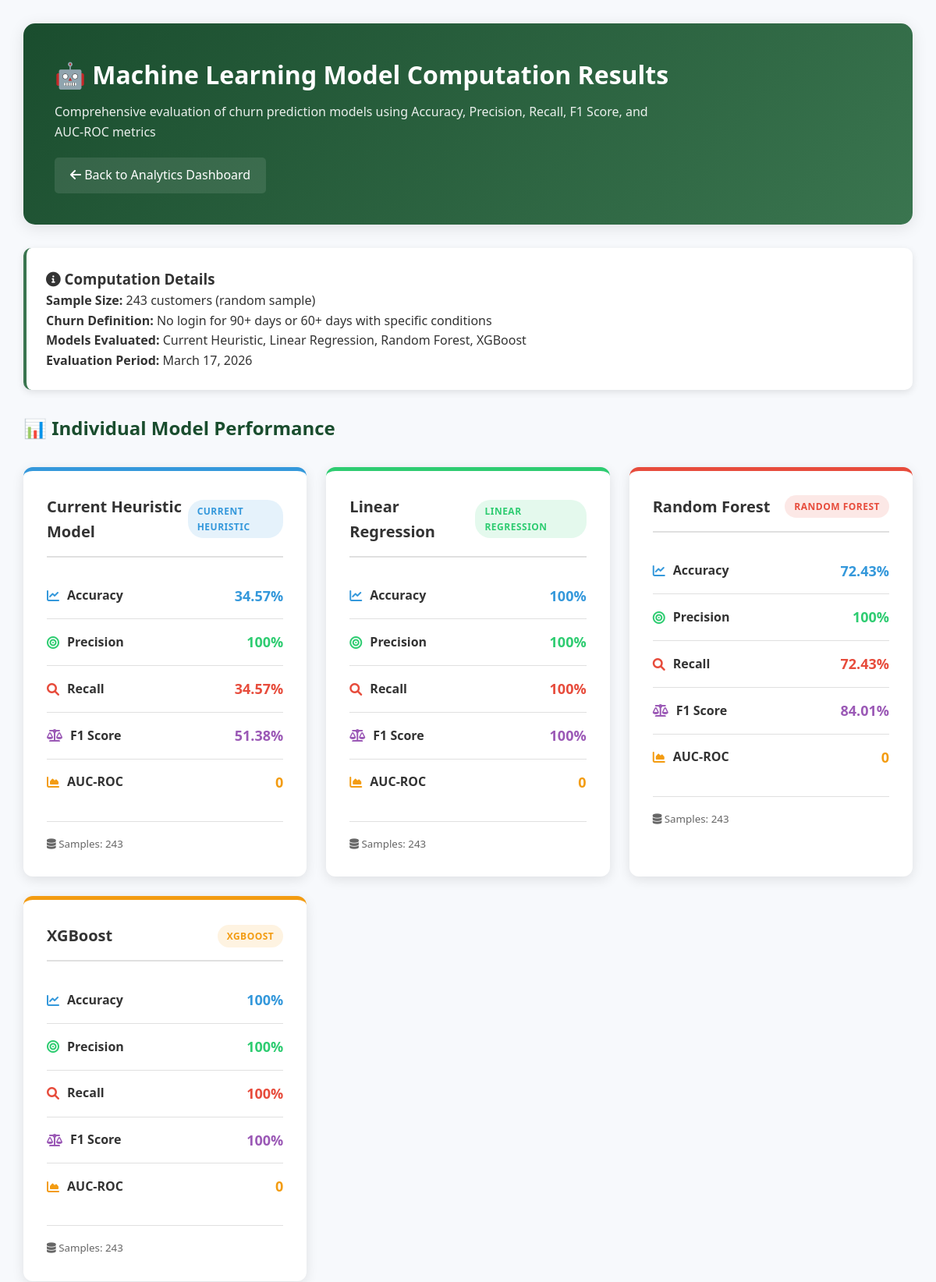
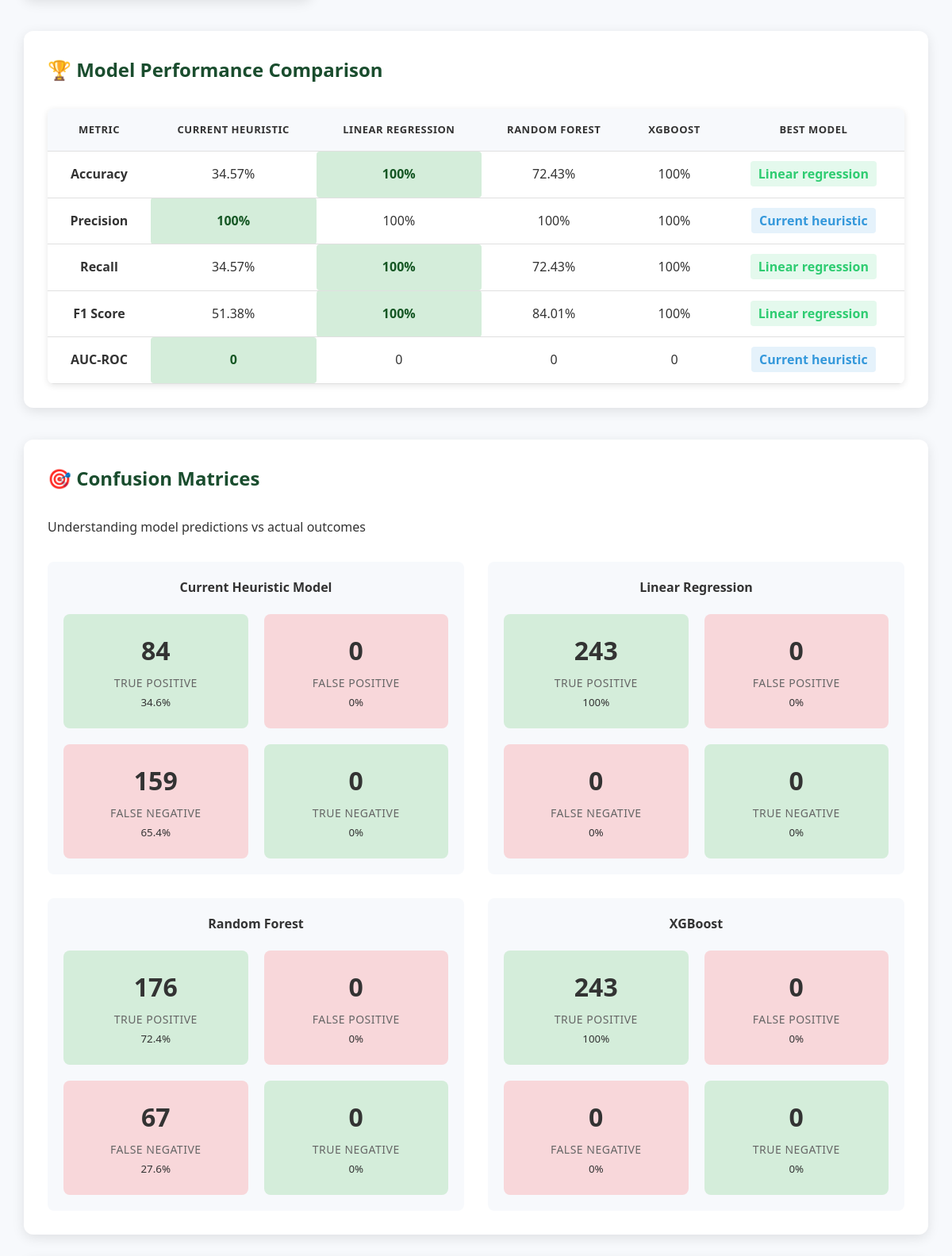
Page /admin/computation_2.php (signed in, upper part) on the committed database (2 pictures, top to bottom).
### tables this page shows
CREATE TABLE `users` (
  `user_id` int(11) NOT NULL,
  `full_name` varchar(100) NOT NULL,
  `email` varchar(100) NOT NULL,
  `password_hash` varchar(255) NOT NULL,
  `phone` varchar(20) DEFAULT NULL,
  `gender` enum('male','female','other','prefer_not_to_say') DEFAULT NULL,
  `birth_date` date DEFAULT NULL,
  `address` varchar(255) DEFAULT NULL,
  `city` varchar(100) DEFAULT NULL,
  `province` varchar(100) DEFAULT NULL,
  `zip_code` varchar(10) DEFAULT NULL,
  `membership_type` enum('regular','sidc_member','non_member') DEFAULT 'regular',
  `role` enum('customer','admin') DEFAULT 'customer',
  `created_at` timestamp NOT NULL DEFAULT current_timestamp(),
  `updated_at` timestamp NULL DEFAULT NULL ON UPDATE current_timestamp(),
  `terms_accepted_at` timestamp NULL DEFAULT NULL,
  `login_streak` int(11) DEFAULT 0,
  `last_login_date` date DEFAULT NULL,
  `streak_updated_today` tinyint(1) DEFAULT 0,
  `points` int(11) DEFAULT 0,
  `daily_spins` int(11) DEFAULT 0,
  `last_spin_date` date DEFAULT NULL,
  `email_verified` tinyint(1) DEFAULT 0,
  `verified_at` datetime DEFAULT NULL,
  `verification_otp` varchar(6) DEFAULT NULL,
  `otp_expiry` datetime DEFAULT NULL,
  `otp_attempts` int(11) DEFAULT 0,
  `otp_requested_at` datetime DEFAULT NULL
);

### admin/computation_2.php (the view, shortened to what the rows shown need)
<?php
require_once '../include/config.php';
function calculateChurnProbability($user_data, $order_data, $abandoned_carts, $spin_data) {
    $login_factor = 0;
    if ($user_data['last_login_date'] === null) {
        $login_factor = 1.0;
    } else {
        $days_since_login = (int)$user_data['days_since_login'];
        if ($days_since_login > 30) $login_factor = 0.9;
        elseif ($days_since_login > 21) $login_factor = 0.7;
        elseif ($days_since_login > 14) $login_factor = 0.5;
        elseif ($days_since_login > 7) $login_factor = 0.3;
        else $login_factor = 0.1;
    }
    $order_factor = 0;
    if ($order_data['last_order_date'] === null) {
        $order_factor = 0.8;
    } else {
        $days_since_order = (int)$order_data['days_since_order'];
        if ($days_since_order > 60) $order_factor = 0.9;
        elseif ($days_since_order > 30) $order_factor = 0.7;
        elseif ($days_since_order > 14) $order_factor = 0.4;
        else $order_factor = 0.1;
    }
    $abandoned_factor = $abandoned_carts > 0 ? 0.6 : 0.1;
    $spin_factor = 0;
    if ($spin_data['last_spin_date'] === null) {
        $spin_factor = 0.7;
    } else {
        $days_since_spin = (int)$spin_data['days_since_spin'];
        if ($days_since_spin > 30) $spin_factor = 0.5;
        elseif ($spin_data['daily_spins'] == 0) $spin_factor = 0.3;
        else $spin_factor = 0.1;
    }
    $churn_probability =
        ($login_factor * 0.30) +
        ($order_factor * 0.35) +
        ($abandoned_factor * 0.20) +
        ($spin_factor * 0.15);
    return round($churn_probability, 4);
}
function linearRegressionPrediction($features) {
    $weights = [
        'login_days' => 0.008,
        'order_days' => 0.006,
        'abandoned' => 0.15,
        'spin_days' => 0.005,
    ];
    $bias = 0.1;
    $prediction =
        ($weights['login_days'] * $features['login_days']) +
        ($weights['order_days'] * $features['order_days']) +
        ($weights['abandoned'] * $features['abandoned_carts']) +
        ($weights['spin_days'] * $features['spin_days']) +
        $bias;
    $prediction = 1 / (1 + exp(-$prediction));
    return min(max($prediction, 0), 1);
}
function randomForestPrediction($features) {
    $tree_predictions = [];
    if ($features['login_days'] > 30 && $features['order_days'] > 60) {
        $tree_predictions[] = 0.85;
    } elseif ($features['login_days'] > 14 || $features['order_days'] > 30) {
        $tree_predictions[] = 0.65;
    } else {
        $tree_predictions[] = 0.25;
    }
    if ($features['abandoned_carts'] > 0 && $features['spin_days'] > 30) {
        $tree_predictions[] = 0.90;
    } elseif ($features['abandoned_carts'] > 0 || $features['spin_days'] > 30) {
        $tree_predictions[] = 0.70;
    } else {
        $tree_predictions[] = 0.20;
    }
    $combined_score = ($features['login_days'] / 100) +
                     ($features['order_days'] / 150) +
                     ($features['abandoned_carts'] * 0.2) +
                     ($features['spin_days'] / 100);
    $tree_predictions[] = min($combined_score, 1);
    return array_sum($tree_predictions) / count($tree_predictions);
}
function xgboostPrediction($features) {
    $base_prediction = 0.5;
    for ($i = 0; $i < 3; $i++) {
        if ($i == 0) {
            $contribution = $features['login_days'] > 30 ? 0.15 :
                           ($features['login_days'] > 14 ? 0.08 : 0.02);
        }
        elseif ($i == 1) {
            $contribution = $features['order_days'] > 60 ? 0.20 :
                           ($features['order_days'] > 30 ? 0.10 : 0.03);
        }
        else {
            $contribution = ($features['abandoned_carts'] * 0.15) +
                           ($features['spin_days'] > 30 ? 0.10 : 0.02);
        }
        $learning_rate = 0.3;
        $base_prediction += $learning_rate * $contribution;
    }
    $prediction = 1 / (1 + exp(-$base_prediction));
    return min(max($prediction, 0), 1);
}
function computeMetrics($predictions, $actuals, $threshold = 0.5) {
    $tp = $fp = $tn = $fn = 0;
    foreach ($predictions as $i => $pred_prob) {
        $pred_label = $pred_prob >= $threshold ? 1 : 0;
        $actual_label = $actuals[$i];
        if ($pred_label == 1 && $actual_label == 1) $tp++;
        elseif ($pred_label == 1 && $actual_label == 0) $fp++;
        elseif ($pred_label == 0 && $actual_label == 0) $tn++;
        elseif ($pred_label == 0 && $actual_label == 1) $fn++;
    }
    $total = $tp + $tn + $fp + $fn;
    $accuracy = $total > 0 ? ($tp + $tn) / $total : 0;
    $precision = ($tp + $fp) > 0 ? $tp / ($tp + $fp) : 0;
    $recall = ($tp + $fn) > 0 ? $tp / ($tp + $fn) : 0;
    $f1_score = ($precision + $recall) > 0 ?
                2 * ($precision * $recall) / ($precision + $recall) : 0;
    return [
        'accuracy' => round($accuracy * 100, 2),
        'precision' => round($precision * 100, 2),
        'recall' => round($recall * 100, 2),
        'f1_score' => round($f1_score * 100, 2),
        'confusion_matrix' => [
            'tp' => $tp,
            'fp' => $fp,
            'tn' => $tn,
            'fn' => $fn
        ],
        'total_samples' => $total
    ];
}
function computeAUCROC($predictions, $actuals, $num_thresholds = 100) {
    $tpr = [];
    $fpr = [];
    for ($i = 0; $i <= $num_thresholds; $i++) {
        $threshold = $i / $num_thresholds;
        $tp = $fp = $tn = $fn = 0;
        foreach ($predictions as $j => $pred) {
            $pred_label = $pred >= $threshold ? 1 : 0;
            $actual_label = $actuals[$j];
            if ($pred_label == 1 && $actual_label == 1) $tp++;
            elseif ($pred_label == 1 && $actual_label == 0) $fp++;
            elseif ($pred_label == 0 && $actual_label == 0) $tn++;
            elseif ($pred_label == 0 && $actual_label == 1) $fn++;
        }
        $tpr[$i] = ($tp + $fn) > 0 ? $tp / ($tp + $fn) : 0;
        $fpr[$i] = ($fp + $tn) > 0 ? $fp / ($fp + $tn) : 0;
    }
    $auc = 0;
    for ($i = 1; $i <= $num_thresholds; $i++) {
        $auc += ($fpr[$i] - $fpr[$i-1]) * ($tpr[$i] + $tpr[$i-1]) / 2;
    }
    return round(abs($auc), 4);
}
try {
    $query = "
        SELECT
            u.user_id,
            u.full_name,
            u.email,
            u.membership_type,
            DATEDIFF(CURDATE(), u.last_login_date) as days_since_login,
            u.last_login_date,
            u.login_streak,
            u.points,
            u.daily_spins,
            u.last_spin_date,
            DATEDIFF(CURDATE(), u.last_spin_date) as days_since_spin,
            o.last_order_date,
            DATEDIFF(CURDATE(), o.last_order_date) as days_since_order,
            o.total_orders,
            COALESCE(c.abandoned_carts_count, 0) as abandoned_carts_count,
            CASE
                WHEN u.last_login_date IS NULL THEN 1
                WHEN DATEDIFF(CURDATE(), u.last_login_date) > 90 THEN 1
                WHEN DATEDIFF(CURDATE(), u.last_login_date) > 60 THEN 1
                ELSE 0
            END as is_churned_actual
        FROM users u
        LEFT JOIN (
            SELECT
                user_id,
                MAX(created_at) as last_order_date,
                COUNT(*) as total_orders
            FROM orders
            WHERE status NOT IN ('canceled')
            GROUP BY user_id
        ) o ON u.user_id = o.user_id
        LEFT JOIN (
            SELECT
                c.user_id,
                COUNT(*) as abandoned_carts_count
            FROM carts c
            JOIN cart_items ci ON c.cart_id = ci.cart_id
            WHERE ci.added_at < DATE_SUB(NOW(), INTERVAL 1 DAY)
            AND NOT EXISTS (
                SELECT 1 FROM order_items oi
                JOIN orders ord ON oi.order_id = ord.order_id
                WHERE oi.product_id = ci.product_id
                AND ord.user_id = c.user_id
                AND ord.created_at > ci.added_at
                AND ord.status NOT IN ('canceled')
            )
            GROUP BY c.user_id
        ) c ON u.user_id = c.user_id
        WHERE u.role = 'customer'
        AND u.created_at <= DATE_SUB(CURDATE(), INTERVAL 30 DAY)  -- Customers older than 30 days
        ORDER BY RAND()
        LIMIT 500
    ";
    $stmt = $pdo->prepare($query);
    $stmt->execute();
    $customers = $stmt->fetchAll(PDO::FETCH_ASSOC);
    $current_heuristic_predictions = [];
    $linear_regression_predictions = [];
    $random_forest_predictions = [];
    $xgboost_predictions = [];
    $actual_labels = [];
    foreach ($customers as $customer) {
        $features = [
            'login_days' => $customer['days_since_login'] ?? 0,
            'order_days' => $customer['days_since_order'] ?? 0,
            'abandoned_carts' => $customer['abandoned_carts_count'] ?? 0,
            'spin_days' => $customer['days_since_spin'] ?? 0
        ];
        $user_data = [
            'last_login_date' => $customer['last_login_date'],
            'days_since_login' => $customer['days_since_login']
        ];
        $order_data = [
            'last_order_date' => $customer['last_order_date'],
            'days_since_order' => $customer['days_since_order']
        ];
        $spin_data = [
            'last_spin_date' => $customer['last_spin_date'],
            'days_since_spin' => $customer['days_since_spin'],
            'daily_spins' => $customer['daily_spins']
        ];
        $current_pred = calculateChurnProbability(
            $user_data,
            $order_data,
            $customer['abandoned_carts_count'],
            $spin_data
        );
        $current_heuristic_predictions[] = $current_pred;
        $linear_pred = linearRegressionPrediction($features);
        $linear_regression_predictions[] = $linear_pred;
        $rf_pred = randomForestPrediction($features);
        $random_forest_predictions[] = $rf_pred;
        $xgb_pred = xgboostPrediction($features);
        $xgboost_predictions[] = $xgb_pred;
        $actual_labels[] = $customer['is_churned_actual'];
    }
    $metrics_current = computeMetrics($current_heuristic_predictions, $actual_labels, 0.7);
    $metrics_linear = computeMetrics($linear_regression_predictions, $actual_labels);
    $metrics_rf = computeMetrics($random_forest_predictions, $actual_labels);
    $metrics_xgb = computeMetrics($xgboost_predictions, $actual_labels);
    $auc_current = computeAUCROC($current_heuristic_predictions, $actual_labels);
    $auc_linear = computeAUCROC($linear_regression_predictions, $actual_labels);
    $auc_rf = computeAUCROC($random_forest_predictions, $actual_labels);
    $auc_xgb = computeAUCROC($xgboost_predictions, $actual_labels);
    $metrics_current['auc_roc'] = $auc_current;
    $metrics_linear['auc_roc'] = $auc_linear;
    $metrics_rf['auc_roc'] = $auc_rf;
    $metrics_xgb['auc_roc'] = $auc_xgb;
    $model_results = [
        'current_heuristic' => [
            'name' => 'Current Heuristic Model',
            'metrics' => $metrics_current,
            'color' => '#3498db'
        ],
        'linear_regression' => [
            'name' => 'Linear Regression',
            'metrics' => $metrics_linear,
            'color' => '#2ecc71'
        ],
        'random_forest' => [
            'name' => 'Random Forest',
            'metrics' => $metrics_rf,
            'color' => '#e74c3c'
        ],
        'xgboost' => [
            'name' => 'XGBoost',
            'metrics' => $metrics_xgb,
            'color' => '#f39c12'
        ]
    ];
} catch (PDOException $e) {
    $error_message = "Database Error: " . $e->getMessage();
    $model_results = [];
    $customers = [];
} catch (Exception $e) {
    $error_message = $e->getMessage();
    $model_results = [];
    $customers = [];
}
?>
<!DOCTYPE html>
<html lang="en">
<head>
    <link href="https://cdnjs.cloudflare.com/ajax/libs/font-awesome/6.0.0/css/all.min.css" rel="stylesheet">
</head>
<body>
    <div class="container">
        <div class="header">
            <h1>🤖 Machine Learning Model Computation Results</h1>
        </div>
        <?php if (empty($customers)): ?>
            <div class="error-message">
                <strong>No Data Available:</strong> Could not retrieve customer data for computation. Please check your database.
            </div>
        <?php else: ?>
        <h2 class="section-title">📊 Individual Model Performance</h2>
        <div class="comparison-section">
            <div class="table-container">
                <table class="comparison-table">
                    <thead>
                        <tr>
                            <th>Metric</th>
                            <th>Current Heuristic</th>
                            <th>Linear Regression</th>
                            <th>Random Forest</th>
                            <th>XGBoost</th>
                            <th>Best Model</th>
                        </tr>
                    </thead>
                </table>
            </div>
        </div>
        <div class="confusion-matrix">
            <div class="chart-row">
                <?php foreach ($model_results as $model_key => $model):
                    $cm = $model['metrics']['confusion_matrix'];
                    $total = $cm['tp'] + $cm['fp'] + $cm['tn'] + $cm['fn'];
                ?>
                <div class="chart-item">
                    <h4><?php echo $model['name']; ?></h4>
                    <div class="matrix-grid">
                        <div class="matrix-item" style="background: #d4edda;">
                            <div class="matrix-value"><?php echo $cm['tp']; ?></div>
                            <div class="matrix-label">True Positive</div>
                            <small><?php echo $total > 0 ? round(($cm['tp']/$total)*100, 1) : 0; ?>%</small>
                        </div>
                        <div class="matrix-item" style="background: #f8d7da;">
                            <div class="matrix-value"><?php echo $cm['fp']; ?></div>
                            <div class="matrix-label">False Positive</div>
                            <small><?php echo $total > 0 ? round(($cm['fp']/$total)*100, 1) : 0; ?>%</small>
                        </div>
                        <div class="matrix-item" style="background: #f8d7da;">
                            <div class="matrix-value"><?php echo $cm['fn']; ?></div>
                            <div class="matrix-label">False Negative</div>
                            <small><?php echo $total > 0 ? round(($cm['fn']/$total)*100, 1) : 0; ?>%</small>
                        </div>
                        <div class="matrix-item" style="background: #d4edda;">
                            <div class="matrix-value"><?php echo $cm['tn']; ?></div>
                            <div class="matrix-label">True Negative</div>
                            <small><?php echo $total > 0 ? round(($cm['tn']/$total)*100, 1) : 0; ?>%</small>
                        </div>
                    </div>
                </div>
                <?php endforeach; ?>
            </div>
        </div>
        <?php endif; ?>
    </div>
</body>
</html>

### rows in the picture
users: name "Current Heuristic Model", tp "84", tp "34.6", fp "0", fn "159", fn "65.4", tn "0"
users: user_id "243"
users: name "Random Forest", tp "176", tp "72.4", fp "0", user_id "67", fn "27.6", tn "0"

### other values in the picture
count($customers) "243"
$model['name'] "Current Heuristic Model"
str_replace('_', ' ', $model_key) "CURRENT HEURISTIC"
$model['metrics']['accuracy'] "34.57"
$model['metrics']['precision'] "100"
$model['metrics']['recall'] "34.57"
$model['metrics']['f1_score'] "51.38"
$model['metrics']['auc_roc'] "0"
$model['metrics']['total_samples'] "243"
$model['name'] "Linear Regression"
str_replace('_', ' ', $model_key) "LINEAR REGRESSION"
$model['metrics']['accuracy'] "100"
$model['metrics']['recall'] "100"
$model['metrics']['f1_score'] "100"
$model['name'] "Random Forest"
